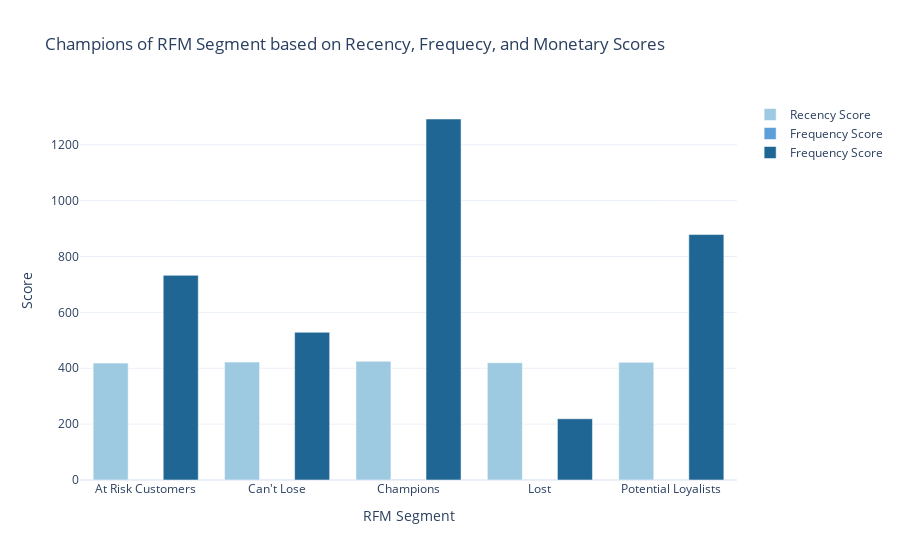

The code cell stored with this chart in its notebook:
### Code cell
segment_scores =data.groupby('RFM Customer Segments')['RecencyScore','FrequencyScore', 'MonetaryScore'].mean().reset_index()

fig=go.Figure()

fig.add_trace(go.Bar(
    x=segment_scores['RFM Customer Segments'],
    y=segment_scores['RecencyScore'],
    name='Recency Score',
    marker_color='rgb(158, 202, 225)'
))

fig.add_trace(go.Bar(
    x=segment_scores['RFM Customer Segments'],
    y=segment_scores['FrequencyScore'],
    name='Frequency Score',
    marker_color='rgb(94, 158, 217)'
))

fig.add_trace(go.Bar(
    x=segment_scores['RFM Customer Segments'],
    y=segment_scores['MonetaryScore'],
    name='Frequency Score',
    marker_color='rgb(32, 102, 148)'
))

fig.update_layout(
    title='Champions of RFM Segment based on Recency, Frequecy, and Monetary Scores',
    xaxis_title='RFM Segment',
    yaxis_title='Score',
    barmode='group',
    showlegend=True
)

fig.show()

### Figure 1 — Plotly figure (JSON) as saved in the notebook; plotly's stock layout.template omitted (floating-point values rounded to 4 significant figures)
{"data": [{"marker": {"color": "rgb(158, 202, 225)"}, "name": "Recency Score", "type": "bar", "x": ["At Risk Customers", "Can't Lose", "Champions", "Lost", "Potential Loyalists"], "y": [418.5, 422.1, 424.9, 419.7, 421.2]}, {"marker": {"color": "rgb(94, 158, 217)"}, "name": "Frequency Score", "type": "bar", "x": ["At Risk Customers", "Can't Lose", "Champions", "Lost", "Potential Loyalists"], "y": [1.05, 1.046, 1.871, 1.026, 1.074]}, {"marker": {"color": "rgb(32, 102, 148)"}, "name": "Frequency Score", "type": "bar", "x": ["At Risk Customers", "Can't Lose", "Champions", "Lost", "Potential Loyalists"], "y": [732.6, 528.7, 1292.0, 219.2, 878.7]}], "layout": {"barmode": "group", "showlegend": true, "title": {"text": "Champions of RFM Segment based on Recency, Frequecy, and Monetary Scores"}, "xaxis": {"title": {"text": "RFM Segment"}}, "yaxis": {"title": {"text": "Score"}}}}
